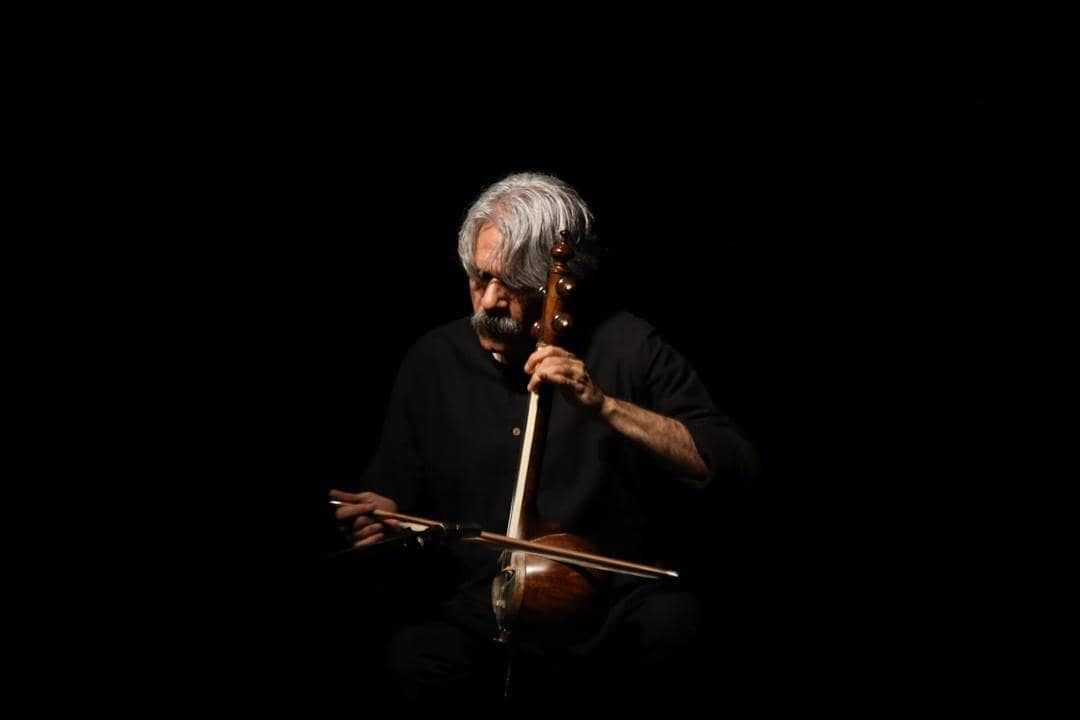
#> input picture sample_image.jpg, 1080 x 720 px
$ python Transformer.py
#> lines starting #> are read from the running program, lines starting #| are printed output that depends on the picture
import numpy as np
from PIL import Image

class ImageTransformer:
    def __init__(self, image_path):

        self.image_path = image_path
        self.image = None
        self.matrix = None

    def load_image(self):

        try:
            self.image = Image.open(self.image_path)
#> self.image is the input picture: PIL image 1080x720 RGB; mean R, G, B 7, 5.4, 4.6
            return self.image
        except Exception as e:
            print(f"Error loading image: {e}")
            return None

    def to_matrix(self):

        if self.image is None:
            self.load_image()

        if self.image:
            # Convert image to numpy array
            self.matrix = np.array(self.image)
            return self.matrix
        return None

    def from_matrix_to_image(self):

        if self.matrix is not None:
            # Ensure values are in valid range
            matrix = np.clip(self.matrix, 0, 255).astype(np.uint8)
            self.image = Image.fromarray(matrix)
            return self.image
        return None

    def save_image(self, output_path):

        if self.image is None:
            self.from_matrix_to_image()

        if self.image:
            try:
                self.image.save(output_path)
                return True
            except Exception as e:
                print(f"Error saving image: {e}")
                return False
        return False

    def resize(self, new_width, new_height):

        if self.matrix is None:
            self.to_matrix()

        if self.matrix is not None:
            original_height, original_width = self.matrix.shape[0], self.matrix.shape[1]

            # Create empty matrix for resized image
            if len(self.matrix.shape) == 3:  # Color image
                channels = self.matrix.shape[2]
                resized = np.zeros((new_height, new_width, channels), dtype=np.uint8)
            else:  # Grayscale
                resized = np.zeros((new_height, new_width), dtype=np.uint8)

            # Calculate scaling factors
            x_ratio = original_width / new_width
            y_ratio = original_height / new_height

            # Manual nearest neighbor sampling
            for y in range(new_height):
                for x in range(new_width):
                    # Find corresponding position in original image
                    orig_x = min(int(x * x_ratio), original_width - 1)
                    orig_y = min(int(y * y_ratio), original_height - 1)

                    # Copy pixel value
                    resized[y, x] = self.matrix[orig_y, orig_x]

            self.matrix = resized
            self.from_matrix_to_image()

        return self

    # [76 lines left out: functions rotate, flip_horizontal, flip_vertical, not called in this run]

    def to_grayscale(self):

        if self.matrix is None:
            self.to_matrix()

        if self.matrix is not None and len(self.matrix.shape) == 3:
            # Use standard RGB to grayscale formula: 0.299*R + 0.587*G + 0.114*B
            weights = np.array([0.299, 0.587, 0.114])
            grayscale = np.dot(self.matrix[..., :3], weights)
            self.matrix = grayscale.astype(np.uint8)
            self.from_matrix_to_image()

        return self

    # [13 lines left out: function adjust_brightness, not called in this run]

    def adjust_contrast(self, factor):

        if self.matrix is None:
            self.to_matrix()

        if self.matrix is not None:
            # Calculate mean intensity as the pivot point
            mean = np.mean(self.matrix)

            # Apply contrast adjustment: (pixel - mean) * factor + mean
            adjusted = (self.matrix.astype(float) - mean) * factor + mean
            # Clip values to valid range and convert back to uint8
            self.matrix = np.clip(adjusted, 0, 255).astype(np.uint8)
            self.from_matrix_to_image()

        return self

    def blur_box(self, kernel_size=3):

        if self.matrix is None:
            self.to_matrix()

        if self.matrix is not None:
            # Ensure kernel size is odd
            if kernel_size % 2 == 0:
                kernel_size += 1

            # Create a box blur kernel
            kernel = np.ones((kernel_size, kernel_size)) / (kernel_size * kernel_size)

            # Get original dimensions
            if len(self.matrix.shape) == 3:  # Color image
                height, width, channels = self.matrix.shape
                # Create output matrix
                blurred = np.zeros_like(self.matrix)

                # Apply convolution to each channel
                for c in range(channels):
                    for y in range(height):
                        for x in range(width):
                            # Define the kernel boundaries
                            k_radius = kernel_size // 2
                            y_min = max(0, y - k_radius)
                            y_max = min(height, y + k_radius + 1)
                            x_min = max(0, x - k_radius)
                            x_max = min(width, x + k_radius + 1)

                            # Extract neighborhood
                            neighborhood = self.matrix[y_min:y_max, x_min:x_max, c]

                            # Apply kernel (average of neighborhood)
                            blurred[y, x, c] = np.mean(neighborhood)
            else:  # Grayscale
                height, width = self.matrix.shape
                # Create output matrix
                blurred = np.zeros_like(self.matrix)

                # Apply convolution
                for y in range(height):
                    for x in range(width):
                        # Define the kernel boundaries
                        k_radius = kernel_size // 2
                        y_min = max(0, y - k_radius)
                        y_max = min(height, y + k_radius + 1)
                        x_min = max(0, x - k_radius)
                        x_max = min(width, x + k_radius + 1)

                        # Extract neighborhood
                        neighborhood = self.matrix[y_min:y_max, x_min:x_max]

                        # Apply kernel (average of neighborhood)
                        blurred[y, x] = np.mean(neighborhood)

            self.matrix = blurred.astype(np.uint8)
            self.from_matrix_to_image()

        return self

    # [110 lines left out: functions detect_edges_sobel, threshold, crop, apply_sepia, not called in this run]

# Example usage
if __name__ == "__main__":
    # Replace with your image path
    transformer = ImageTransformer("sample_image.jpg")

    # Load the image
    image = transformer.load_image()
    if image:
        print(f"Image loaded: {image.format}, size: {image.size}, mode: {image.mode}")
#| Image loaded: JPEG, size: (1080, 720), mode: RGB

    # Convert to matrix
    matrix = transformer.to_matrix()
    if matrix is not None:
        print(f"Matrix shape: {matrix.shape}")
#| Matrix shape: (720, 1080, 3)
        print(f"Matrix dimensions: {len(matrix.shape)}")
#| Matrix dimensions: 3
        print(f"Matrix data type: {matrix.dtype}")
#| Matrix data type: uint8

        # More detailed information about dimensions
        if len(matrix.shape) == 3:
            height, width, channels = matrix.shape
#> height = 720; width = 1080; channels = 3
            print(f"Image is {height} pixels high, {width} pixels wide, with {channels} color channels")
#| Image is 720 pixels high, 1080 pixels wide, with 3 color channels

            # Print first row completely
            print("\nFirst row of pixels:")
            print(matrix[0, :])
#> (printed output is left out)

            # Print 5x5 corner in a more structured way
            print("\n5x5 corner of the image (showing each pixel's RGB values):")
            for y in range(min(5, height)):
                row_pixels = []
                for x in range(min(5, width)):
                    row_pixels.append(matrix[y, x])
                print(f"Row {y}: {row_pixels}")

        print(f"\nOriginal matrix sample output:")
        print(f"Matrix sample values:\n{matrix[0:5, 0:5]}")
#> (printed output is left out)

    # Example transformations
    if image:
        # Make a copy to demonstrate transformations
        transformed = ImageTransformer("sample_image.jpg")
        transformed.load_image()

        # Resize to 50% of original size
        width, height = image.size
        transformed.resize(width // 2, height // 2)

        # Apply a series of transformations using method chaining
        transformed.to_grayscale().adjust_contrast(1.5).blur_box(3)
#> in to_grayscale, `grayscale = np.dot(self.matrix[..., :3], weights)`:
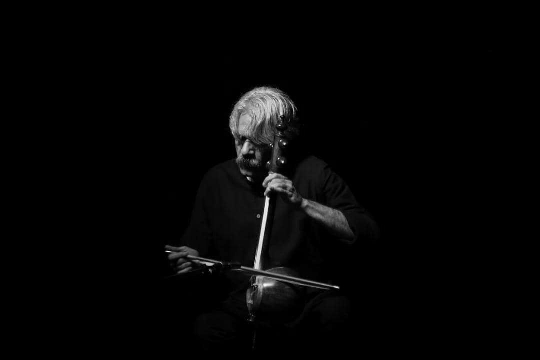
#> grayscale: shape (360, 540) float64; min 0, max 251.9, mean 5.8
#> in adjust_contrast, `mean = np.mean(self.matrix)`: mean = 4.89
#> in adjust_contrast, `self.matrix = np.clip(adjusted, 0, 255).astype(np.uint8)`:
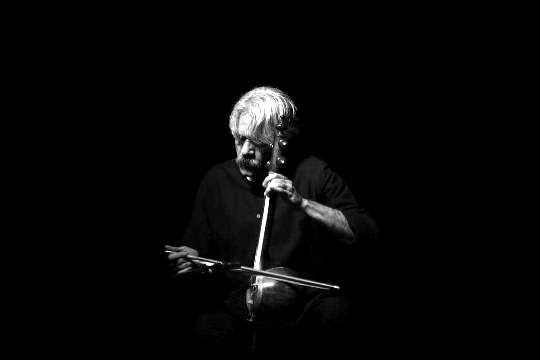
#> self.matrix: shape (360, 540); min 0, max 255, mean 6.8

        # Save the transformed image
        transformed.save_image("transformed_image.jpg")
        print("Transformed image saved!")
